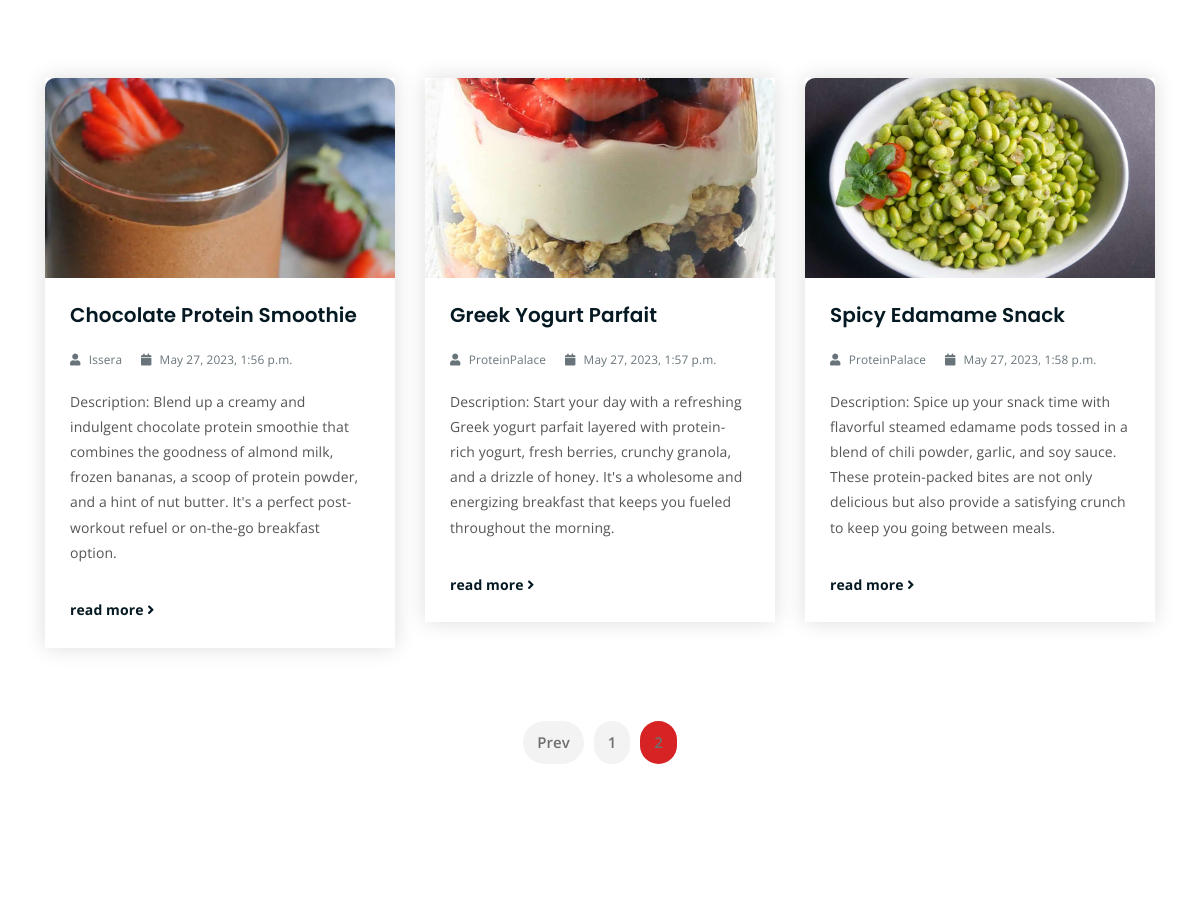
Before: /browse/?num=2 (middle part) with the older database file.
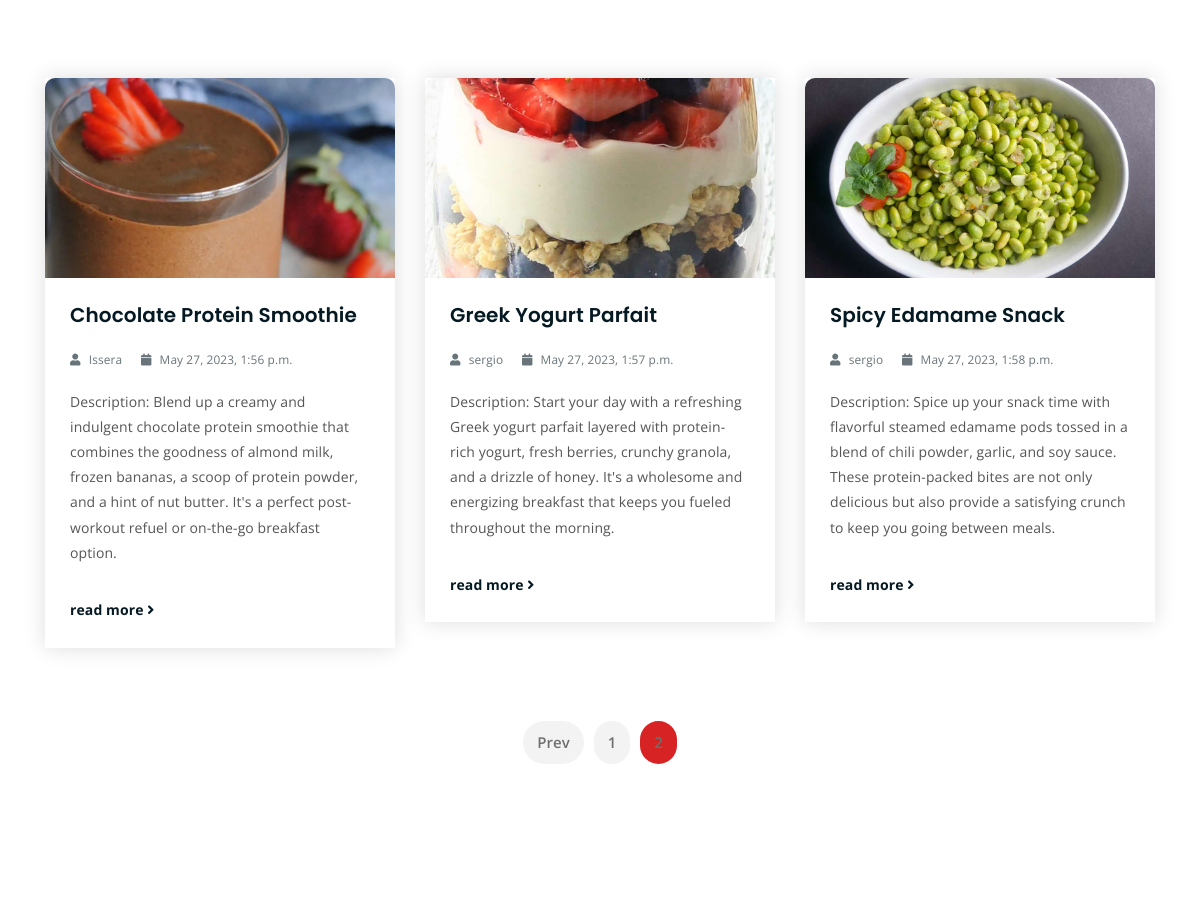
After: the same page with the newer database file.
### ProteinPalaceApp/models.py (models this page shows, shortened)
class Recipe(models.Model):
    user = models.ForeignKey(User, on_delete=models.SET_NULL, null=True)
    name = models.CharField(max_length=255)
    image = models.ImageField(upload_to=recipe_image_filename)
    description = models.TextField()
    category = models.ForeignKey('Category', on_delete=models.CASCADE)
    comments = models.ManyToManyField('Comment', blank=True)
    createdAt = models.DateTimeField(auto_now_add=True)
    updatedAt = models.DateTimeField(auto_now=True)

### ProteinPalaceApp/views.py (the view)
# urls.py: path('browse/', views.browse, name = 'browse'),
def browse(request):
    num = int(request.GET.get('num', 1))  # 1 is the default value
    max_recipes_per_page = 3  # Set the maximum number of recipes to display per page
    recipes = Recipe.objects.all()
    paginator = Paginator(recipes, max_recipes_per_page)
    page = paginator.get_page(num)
    page_range = paginator.page_range
    max_pages = paginator.num_pages
    myDict = {
        "title": "Browse",
        "current_page": "browse",  # Set current_page to 'browse'
        "num": num,
        "recipes": page,
        "max_recipes_per_page": max_recipes_per_page,
        "page_range": page_range,
        "max_pages": max_pages,
    }
    return render(request, 'browse.html', context=myDict)

### templates/browse.html (shortened to what this page needs)
{% extends "index.html" %}
{% block content %}
{% block data %}
<div class="latest-news mt-150 mb-150">
    <div class="container">
        {% block recipes %}
        <div class="row">
            {% for recipe in recipes %}
            <div class="col-lg-4 col-md-6">
                <div class="single-latest-news">
                    <a href="" "">
                        <div class="latest-news-bg" style="background-image: url('{{ recipe.image.url }}');"></div>
                    </a>
                    <div class="news-text-box">
                        <h3><a href="" "">{{ recipe.name }}</a></h3>
                        <p class="blog-meta">
                            <span class="author"><i class="fas fa-user"></i> {{ recipe.user.username }}</span>
                            <span class="date"><i class="fas fa-calendar"></i> {{ recipe.createdAt }}</span>
                        </p>
                        <p class="excerpt">{{ recipe.description }}</p>
                        <a href="" "" class="read-more-btn">read more <i class="fas fa-angle-right"></i></a>
                    </div>
                </div>
            </div>
            {% endfor %}
        </div>
        {% endblock %}
        <div class="row">
            <div class="container">
                <div class="row">
                    <div class="col-lg-12 text-center">
                        <div class="pagination-wrap">
                            <ul>
                                {% if num > 1 %}
                                    <li><a href="?num={{ num|add:'-1' }}">Prev</a></li>
                                {% endif %}
                                {% for page_num in page_range %}
                                    {% if page_num == num %}
                                        <li><a class="active" href="?num={{ page_num }}">{{ page_num }}</a></li>
                                    {% else %}
                                        <li><a href="?num={{ page_num }}">{{ page_num }}</a></li>
                                    {% endif %}
                                {% endfor %}
                            </ul>
                        </div>
                    </div>
                </div>
            </div>
        </div>
    </div>
</div>
{% endblock %}
{% endblock %}

Changed rows visible on the page:
changed Recipe "Greek Yogurt Parfait": user.username "ProteinPalace" → "sergio"
changed Recipe "Spicy Edamame Snack": user.username "ProteinPalace" → "sergio"
